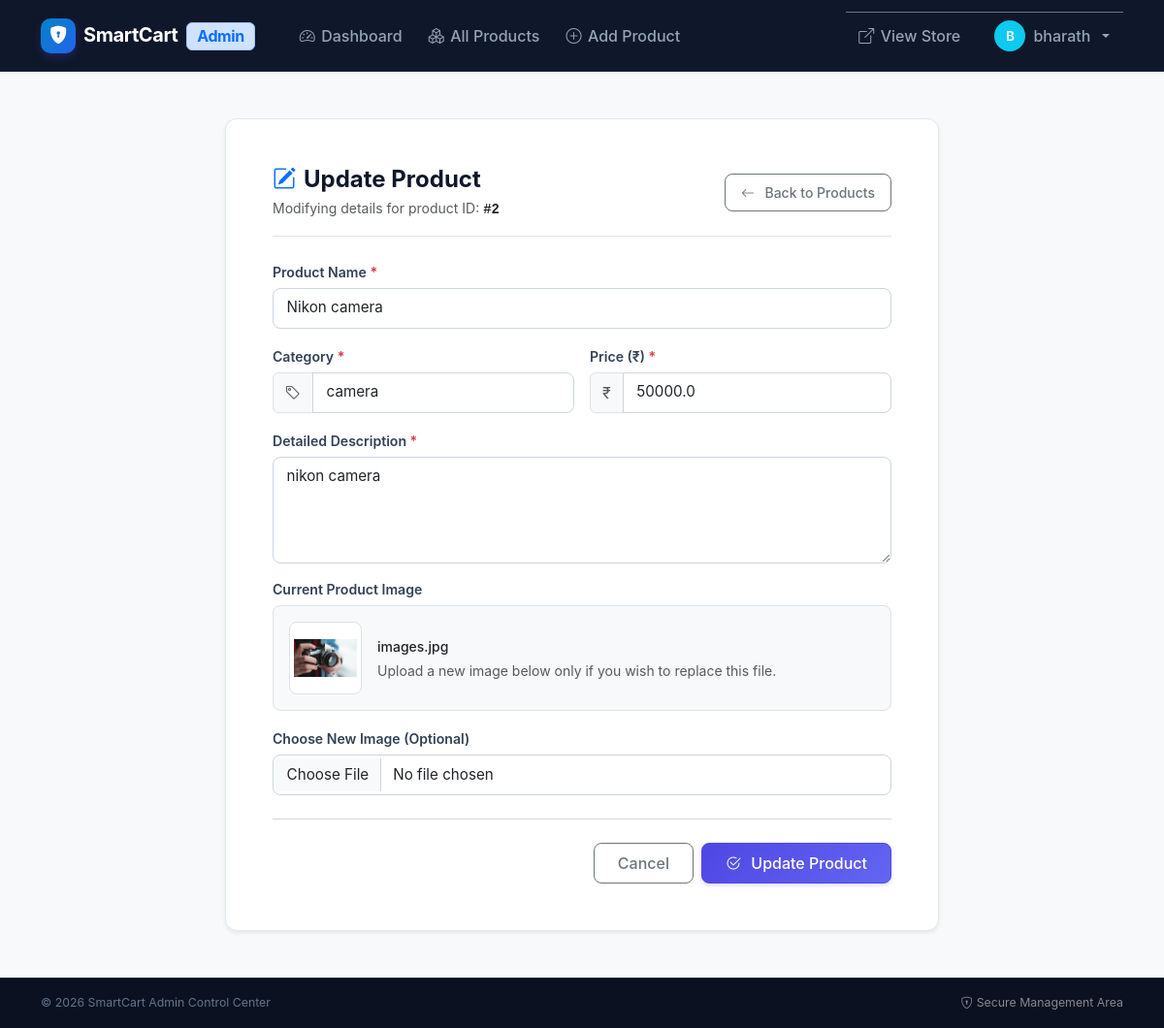
Screenshot of /admin/update-item/2 (signed in) with the database file from the repository.
### tables this page shows
CREATE TABLE products (
    product_id INTEGER PRIMARY KEY AUTOINCREMENT,
    name TEXT,
    description TEXT,
    category TEXT,
    price REAL,
    image TEXT
);

### app.py (the view)
@app.route('/admin/update-item/<int:item_id>', methods=['GET'])
def update_item_page(item_id):
    if 'admin_id' not in session:
        flash("Please login!", "danger")
        return redirect('/admin-login')
    conn = get_db_connection()
    cursor = conn.cursor(dictionary=True)
    cursor.execute("SELECT * FROM products WHERE product_id = %s", (item_id,))
    product = cursor.fetchone()
    cursor.close()
    conn.close()
    if not product:
        flash("Product not found!", "danger")
        return redirect('/admin/item-list')
    return render_template("admin/update_item.html", product=product)

### app.py (called while the page is built)
def get_db_connection():
    db_type = getattr(config, 'DB_TYPE', 'sqlite').lower()
    if db_type == 'mysql':
        if mysql is None:
            raise ImportError("mysql-connector-python is not installed. Please install it or set DB_TYPE='sqlite'.")
        return mysql.connector.connect(
            host=config.DB_HOST,
            user=config.DB_USER,
            password=config.DB_PASSWORD,
            database=config.DB_NAME
        )
    else:
        init_sqlite_db()
        db_path = getattr(config, 'SQLITE_DB_PATH', os.path.join(os.path.dirname(os.path.abspath(__file__)), 'smartcart.db'))
        conn = sqlite3.connect(db_path)
        return SQLiteConnectionWrapper(conn)

    def execute(self, query, params=None):
        query = query.replace('%s', '?')
        if params is not None:
            return self._cursor.execute(query, params)
        return self._cursor.execute(query)

    def fetchone(self):
        row = self._cursor.fetchone()
        return dict(row) if row is not None else None

    def close(self):
        self._cursor.close()

    def cursor(self, dictionary=True):
        return SQLiteCursorWrapper(self._conn.cursor())

    def close(self):
        self._conn.close()

### templates/admin/update_item.html (shortened to what this page needs)
{% extends "admin/base_admin.html" %}
{% block content %}
<div class="row justify-content-center py-2 py-md-4">
    <div class="col-12 col-lg-8">
        <div class="sc-card p-3 p-sm-4 p-md-5 shadow-sm">
            <div class="d-flex flex-column flex-sm-row align-items-sm-center justify-content-between mb-4 pb-3 border-bottom gap-2">
                <div>
                    <h3 class="fw-bold mb-1 fs-4 fs-md-3"><i class="bi bi-pencil-square text-primary me-2"></i>Update Product</h3>
                    <p class="text-muted small mb-0">Modifying details for product ID: <strong class="font-monospace text-dark">#{{ product.product_id }}</strong></p>
                </div>
                <a href="/admin/item-list" class="btn btn-outline-secondary btn-sm align-self-start align-self-sm-center">
                    <i class="bi bi-arrow-left me-1"></i> Back to Products
                </a>
            </div>
            <form method="POST" action="/admin/update-item/{{ product.product_id }}" enctype="multipart/form-data">
                <div class="mb-3">
                    <label class="form-label fw-semibold" for="productName">Product Name <span class="text-danger">*</span></label>
                    <input type="text" id="productName" name="name" class="form-control" value="{{ product.name }}" required>
                </div>
                <div class="row g-3 mb-3">
                    <div class="col-12 col-md-6">
                        <label class="form-label fw-semibold" for="productCategory">Category <span class="text-danger">*</span></label>
                        <div class="input-group">
                            <span class="input-group-text bg-light text-muted"><i class="bi bi-tag"></i></span>
                            <input type="text" id="productCategory" name="category" class="form-control" value="{{ product.category }}" required>
                        </div>
                    </div>
                    <div class="col-12 col-md-6">
                        <label class="form-label fw-semibold" for="productPrice">Price (₹) <span class="text-danger">*</span></label>
                        <div class="input-group">
                            <span class="input-group-text bg-light text-muted">₹</span>
                            <input type="number" step="0.01" id="productPrice" name="price" class="form-control" value="{{ product.price }}" required min="0">
                        </div>
                    </div>
                </div>
                <div class="mb-3">
                    <label class="form-label fw-semibold" for="productDesc">Detailed Description <span class="text-danger">*</span></label>
                    <textarea id="productDesc" name="description" class="form-control" rows="4" required>{{ product.description }}</textarea>
                </div>
                <div class="mb-4">
                    <label class="form-label fw-semibold d-block">Current Product Image</label>
                    <div class="d-flex align-items-center gap-3 p-3 bg-light rounded-3 border mb-3">
                        <img src="/static/uploads/product_images/{{ product.image }}"
                             alt="{{ product.name }}"
                             class="rounded-3 border p-1 bg-white flex-shrink-0"
                             style="width: 75px; height: 75px; object-fit: contain;"
                             onerror="this.src='https://placehold.co/75x75?text=Item';">
                        <div class="small text-muted text-break">
                            <span class="fw-medium text-dark d-block text-truncate mb-1">{{ product.image }}</span>
                            <span>Upload a new image below only if you wish to replace this file.</span>
                        </div>
                    </div>
                    <label class="form-label fw-semibold" for="newImage">Choose New Image (Optional)</label>
                    <input type="file" id="newImage" name="image" class="form-control" accept="image/*">
                </div>
                <hr class="my-4 text-muted">
                <div class="d-flex flex-column flex-sm-row gap-2 justify-content-end">
                    <a href="/admin/item-list" class="btn btn-outline-secondary px-4">Cancel</a>
                    <button type="submit" class="btn btn-primary px-4 py-2">
                        <i class="bi bi-check2-circle me-1"></i> Update Product
                    </button>
                </div>
            </form>
        </div>
    </div>
</div>
{% endblock %}

### static/css/style.css (style rules this page uses)
:root { --sc-primary: #4f46e5; --sc-primary-hover: #4338ca; --sc-primary-subtle: #eef2ff; --sc-accent: #06b6d4; --sc-success: #10b981; --sc-warning: #f59e0b; --sc-danger: #ef4444; --sc-dark: #0f172a; --sc-slate: #334155; --sc-muted: #64748b; --sc-border: #e2e8f0; --sc-bg: #f8fafc; --sc-card-bg: #ffffff; --sc-radius-sm: 8px; --sc-radius: 12px; --sc-radius-lg: 16px; --sc-shadow-sm: 0 1px 3px rgba(0, 0, 0, 0.05); --sc-shadow: 0 4px 6px -1px rgba(0, 0, 0, 0.07), 0 2px 4px -2px rgba(0, 0, 0, 0.04); --sc-shadow-lg: 0 10px 25px -3px rgba(0, 0, 0, 0.08), 0 4px 6px -4px rgba(0, 0, 0, 0.03); --sc-shadow-hover: 0 14px 28px -4px rgba(79, 70, 229, 0.12), 0 6px 12px -4px rgba(0, 0, 0, 0.05); }
html { scroll-behavior: smooth; }
body { font-family: -apple-system, BlinkMacSystemFont, "Segoe UI", Roboto, "Helvetica Neue", Arial, sans-serif; background-color: var(--sc-bg); color: var(--sc-dark); min-height: 100vh; display: flex; flex-direction: column; overflow-x: hidden; -webkit-tap-highlight-color: transparent; }
a { text-decoration: none; color: var(--sc-primary); transition: color 0.2s ease, background-color 0.2s ease, transform 0.2s ease; }
img { max-width: 100%; height: auto; }
.btn { font-weight: 500; border-radius: 8px; padding: 0.5rem 1rem; transition: all 0.2s ease; display: inline-flex; align-items: center; justify-content: center; gap: 0.4rem; white-space: nowrap; }
.btn-primary { background: linear-gradient(135deg, var(--sc-primary) 0%, #6366f1 100%); border-color: var(--sc-primary); color: #ffffff; box-shadow: 0 2px 4px rgba(79, 70, 229, 0.2); }
.sc-card { background: var(--sc-card-bg); border: 1px solid var(--sc-border); border-radius: var(--sc-radius); box-shadow: var(--sc-shadow-sm); transition: all 0.25s cubic-bezier(0.16, 1, 0.3, 1); overflow: hidden; }
.form-label { font-weight: 600; font-size: 0.88rem; color: var(--sc-slate); margin-bottom: 0.35rem; }
.form-control, .form-select { border: 1px solid #cbd5e1; border-radius: 8px; padding: 0.55rem 0.85rem; font-size: 0.95rem; transition: border-color 0.2s ease, box-shadow 0.2s ease; background-color: #ffffff; }

### rows the page displays
products: product_id "2", name "Nikon camera", category "camera", price "50000.0", description "nikon camera", image (picture), image "images.jpg"

### other values shown
{{ (session.get('admin_name', 'A'))[0]|upper }} "B"
{{ session.get('admin_name', 'Admin') }} "bharath"
